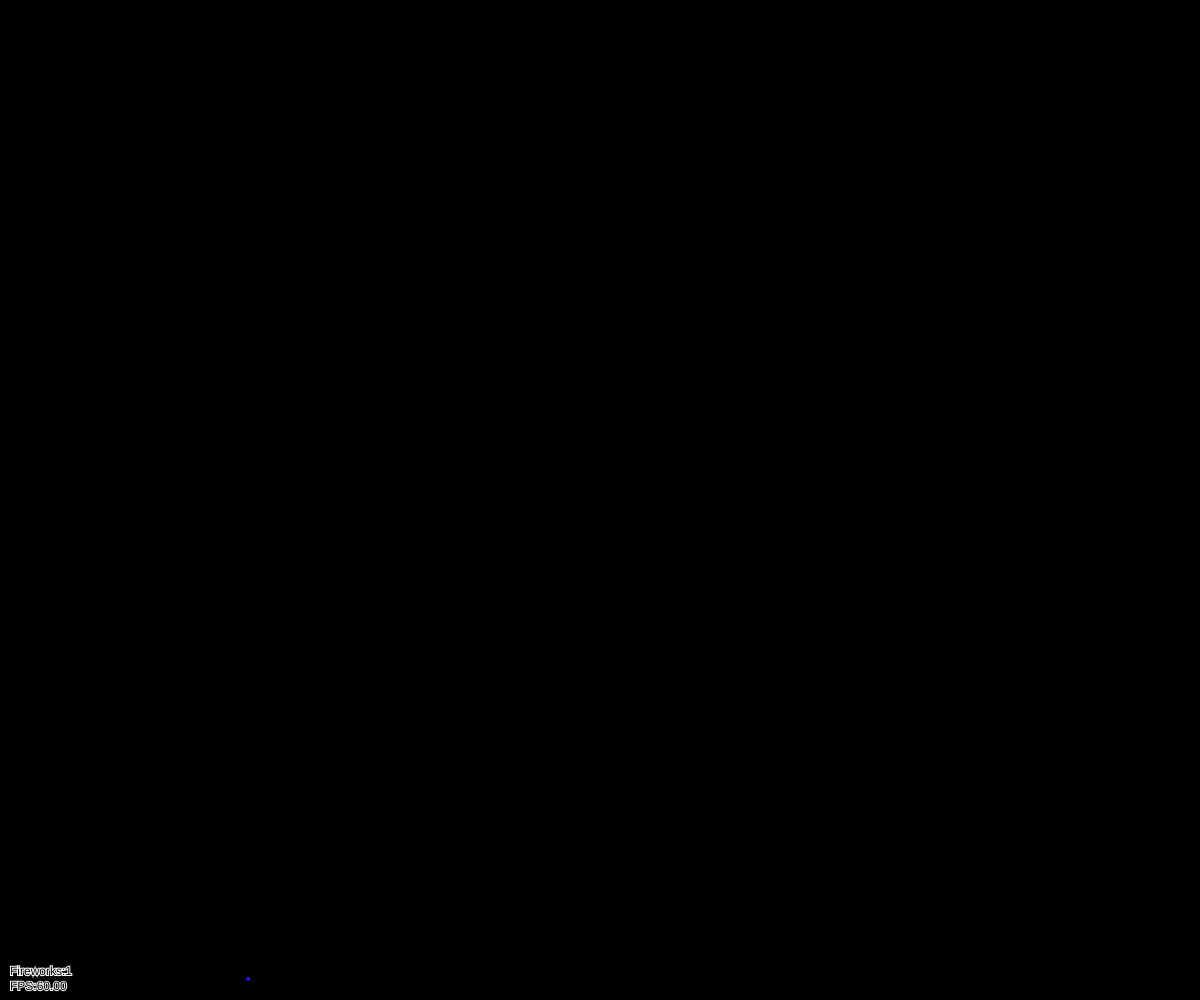
Frame 1 (no input)
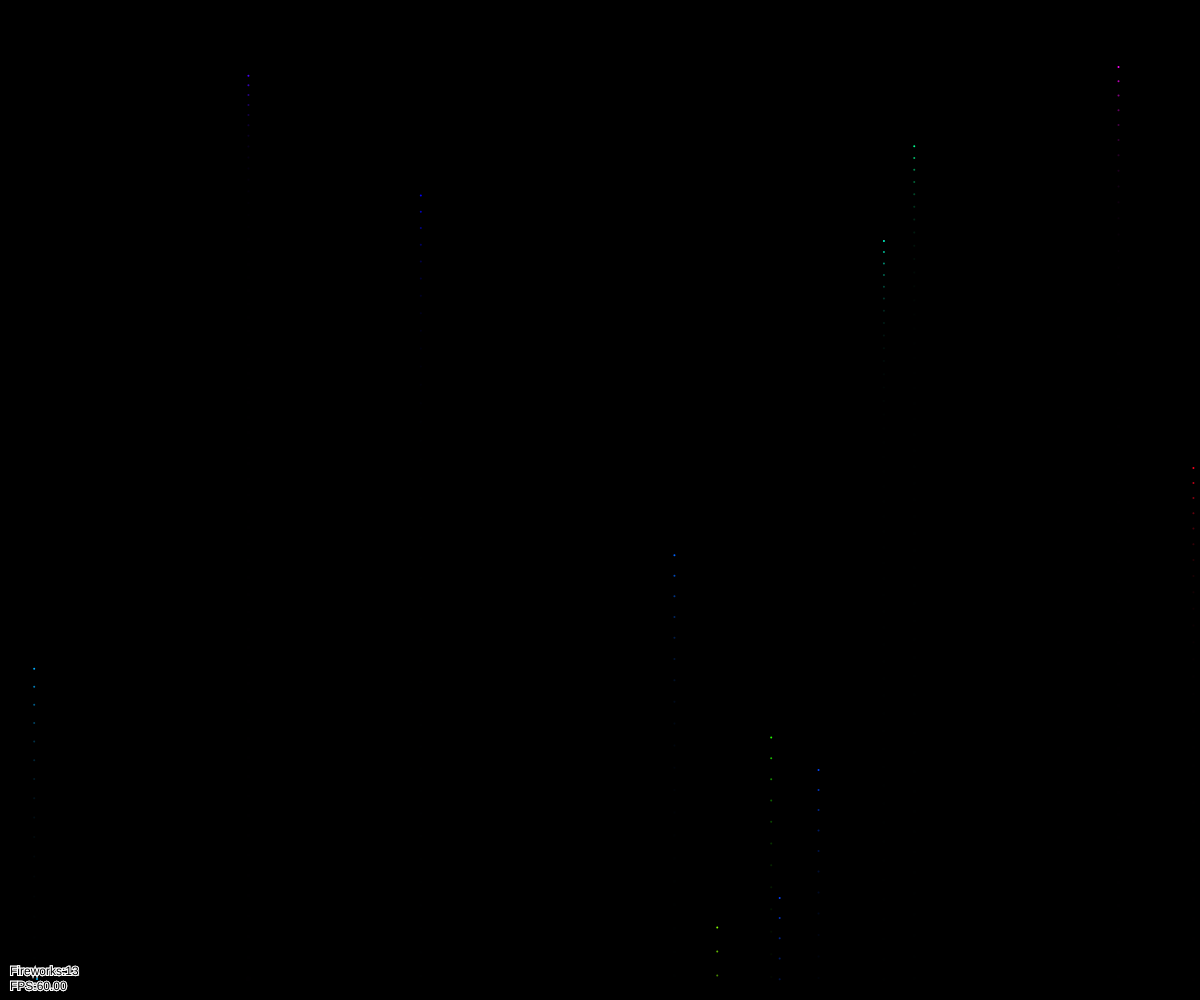
Frame 60 (no input)
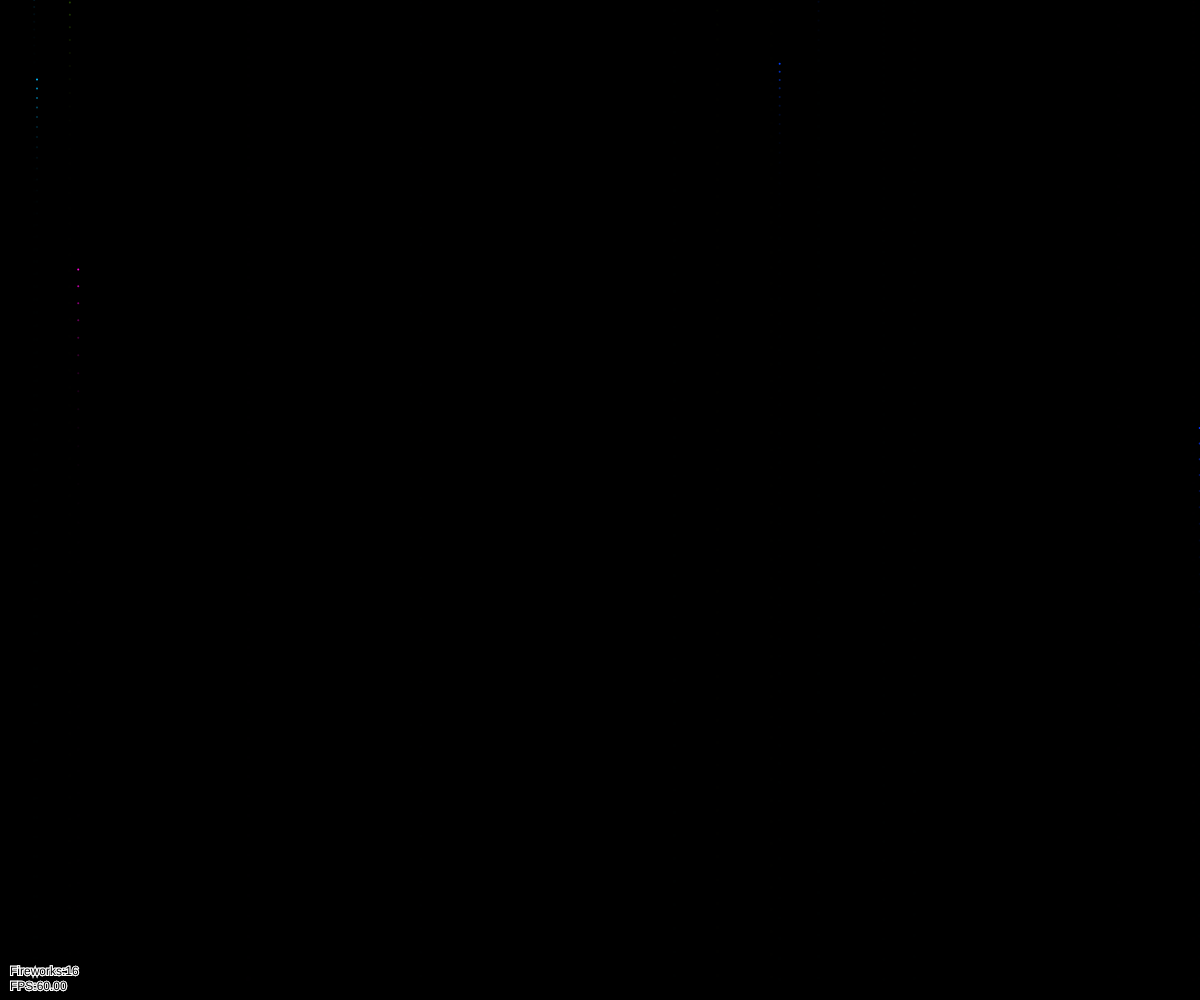
Frame 120 (the mouse pressed at the canvas centre since frame 60)

The p5.js sketch that drew these frames (run headless with seeded random() and noise() and a simulated clock; from frame 60 on, the mouse is pressed at the canvas centre):

// p5.js sketch
// ── sketch.js
var fireworks=[];
var gravity;
var scaledVelocity;


function setup() {
  colorMode(HSB,255,255,255,255);
  createCanvas(window.innerWidth,window.innerHeight);
  scaledVelocity=window.innerHeight/40;
  gravity = createVector(0,0.2),
  background(0);
  stroke(255);
  strokeWeight(4);
  fireworks.push(new Firework());
}

function draw() {
  background(0,0,0,70);
  
  if(random(1)<0.1){
    //10%chance a new fw spawns in the next frame
    fireworks.push(new Firework());
  }
  
  for(var i=fireworks.length-1;i>=0;i--){
    fireworks[i].update();
    fireworks[i].show();
    if(fireworks[i].done()){
      fireworks.splice(i,1);
    }
  }
  
  drawDebug();

}

//fps counter
function drawDebug(){
  var fps=frameRate();
  stroke(255);
  strokeWeight(2);
  text("FPS:"+fps.toFixed(2),10,height-10);
  text("Fireworks:"+fireworks.length,10,height-25);
}


//custom firework
function Firework(){
  
  this.hu=random(255);
  
  //shoots up from a random place
  this.firework = new Particle(random(width),height);
  this.firework.hu=this.hu;
  this.exploded=false;
  
  this.sparkles=[];
  var sc =-1*scaledVelocity
  
  this.firework.vel=createVector(0,random(sc-1,sc+5));
  
  
  this.update=function(){
    if(!this.exploded){
      this.firework.applyForce(gravity);
      this.firework.update();
      
      if(this.firework.vel.y>=0){
        //it explodes if it's starting to fall
        this.exploded=true;
        this.explode();
      }
    }else{
      for(var i=this.sparkles.length-1;i>=0;i--){
        this.sparkles[i].applyForce(gravity);
        this.sparkles[i].update();
        if (this.sparkles[i].done()){
          this.sparkles.splice(i,1);
        }
      }
    }
    
    

  }
  
  this.done=function(){
    if(this.exploded&&this.sparkles.length===0){
      return true;
    }else{
      return false;
    }
  }
  
  this.explode=function(){
    for(var i=0;i<100;i++){
      var p = new Particle(this.firework.pos.x,this.firework.pos.y);
      p.vel=p5.Vector.random2D().mult(random(1,3));
      p.applyDrag(0.03);
      p.fade=true;
      p.hu=this.hu;
      this.sparkles.push(p);
    }
  }
  
  
  this.show=function(){
    if(!this.exploded){
      this.firework.show();
    }
    
    for(var i=0;i<this.sparkles.length;i++){
      this.sparkles[i].show();
    }
  }
}


//=====customparticles

function Particle(x,y){
  this.pos=createVector(x,y);
  this.vel=createVector(0,0);
  this.acc=createVector(0,0);
  this.drag=0;//drag viscosity of the air 1=max
  this.fade=false//when true, particle fades
  this.fadeTimer=255;
  this.hu=255;
  
  this.applyForce= function(force){
    this.acc.add(force);
    //this is an instantenous force
  }
  
  this.applyDrag=function(m){
    //this is a constant drag
    this.drag=m;
  }
  
  this.update=function(){
    this.vel.add(this.acc);
    this.pos.add(this.vel);
    this.acc.mult(0);
    this.vel.mult(1-this.drag);
    if(this.fade){
      this.fadeTimer-=4;
    }
  }
  
  this.show=function(){
    if(this.fade){
      stroke(this.hu,255,255, this.fadeTimer);
    }else{
      stroke(this.hu,255,255);
    }
    
    point(this.pos.x,this.pos.y);
    
  }
  
  this.done=function(){
    if(this.fadeTimer<0){
      return true;
    }else{
      return false;
    }
  }
  
  
  
}








// ── particle.js

function Particle(x,y){
  this.pos = createVector(x,y);
  this.vel = createVector(0,0);
  this.acc = createVector(0,0);
  
  this.applyForce = function (force){
    //takes a vector force and accumulates it in acc
    acc.add(force);
  }
  
  this.update = function(){
    this.pos.add(this.vel);
    this.vel.add(this.acc);
    this.acc.mult(0);
  }
  
  this.show = function(){
    point(this.pos.x,this.pos.y)
  }
  
}
